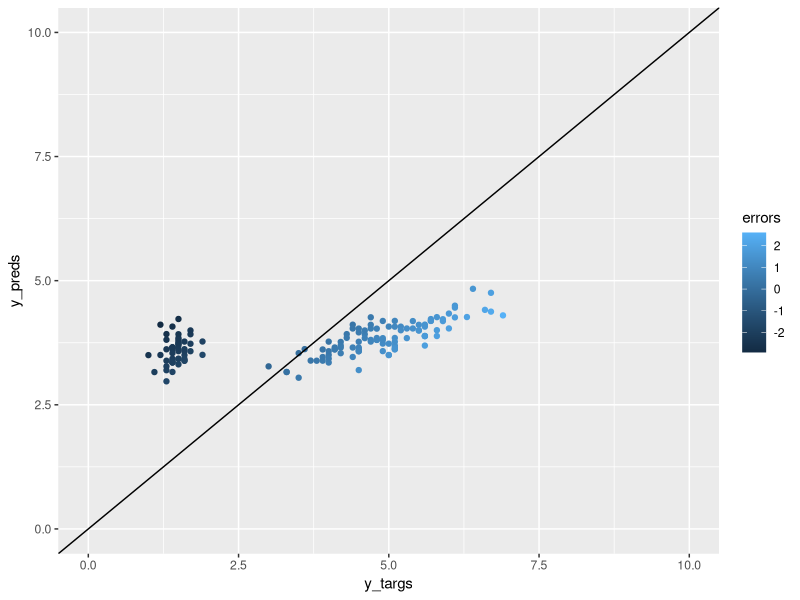

Write the R code that produced this figure.
library(magrittr)
library(ggplot2)
set.seed(2600)

mark_ii <- function(x, y, eta, reps=1) {
  
  # inicializa pesos randomicos de distribuicao normal
  w1 <- rnorm(n = (dim(x)[2]+1)) %>% as.matrix # numero de pesos = numero de colunas em x + bias
  
  w21 <- rnorm(2) %>% as.matrix 
  w22 <- rnorm(2) %>% as.matrix 
  w23 <- rnorm(2) %>% as.matrix 
  
  ypreds <- rep(0,dim(x)[1]) # inicializa predicoes em 0
  yerrors <- rep(0,dim(x)[1]) # inicializa predicoes em 0
  for (j in 1:reps){
    print(paste("This is training epoch:",j))
    print(paste("Current weights:",w1,w21,w21,w23))
    
    # Processa as observacoes em x de forma aleatoria
    for (i in sample(1:length(y),replace=F)) { 
      # predicao
      ypred1 <- sum(w1 %*% c(as.numeric(x[i, ]),1))  
      
      ypred21 <- sum(w21 %*% as.numeric(ypred1))
      ypred22 <- sum(w22 %*% as.numeric(ypred1))
      ypred23 <- sum(w23 %*% as.numeric(ypred1))
      
      out <- sum(ypred21,ypred22,ypred23)
      
      # update em w . Eta ja ajustado para 1/2*eta
      delta_w22 <- eta * (-1) * (y[i] - (ypred21 + ypred22 + ypred23)) * ypred1 #d/dw22(targ - out)^2
      delta_w21 <- eta * (-1) * (y[i] - (ypred21 + ypred22 + ypred23)) * ypred1 #d/dw21(targ - out)^2
      delta_w23 <- eta * (-1) * (y[i] - (ypred21 + ypred22 + ypred23)) * ypred1
      #d/dw1(targ - out)^2 = 2(y[i] - (ypred21 + ypred22)) (-1) (sum(w21*w1*x[i,]) + sum(w21*w1*x[i,]))'
      # d/dw1 (sum(w21*w1*x[i,]) + sum(w21*w1*x[i,])) =  (sum(w21*x[i,]) + sum(w21*x[i,]))
      delta_w1 <- eta * (y[i] - (ypred21 + ypred22 + ypred23)) * -1 * 
        (sum(w21 %*% c(as.numeric(x[i,]),1)) + sum(w22 %*% c(as.numeric(x[i,]),1)) +
           sum(w23 %*% c(as.numeric(x[i,]),1)))
      #nota: x[i,] sera multiplicado como matriz (dot product)
      w1 <- w1 - delta_w1
      w21 <- w21 - delta_w21
      w22 <- w22 - delta_w22
      w23 <- w23 - delta_w23
      
      ypreds[i] <- out # salva predicao21 atual
      yerrors[i] <- ypreds[i] - y[i]
    }
    print(paste("Mean squared error:", mean((yerrors)^2)))
  }
  return(ypreds)
}

train_df <- iris[, c(1, 2, 3)]   
names(train_df) <- c("s.len", "s.wid", "p.len")
head(train_df)
train_df[60:65,]

x_features <- train_df[, c(1, 2)]
y_target <- train_df[, 3]

# Convergencia boa
mark_ii_preds <- mark_ii(x = x_features,y = y_target,
                         eta=0.000001,reps = 40)

mark_ii_preds <- mark_ii(x = x_features,y = y_target,
                         eta=0.0000005,reps = 100)


acc_data <- data.frame(y_preds=mark_ii_preds,
                       y_targs=y_target)

acc_data$errors <- y_target - mark_ii_preds 
cor.test(acc_data$y_preds,acc_data$y_targs)

ggplot(acc_data,aes(y=y_preds,x=y_targs,color=errors))+
  geom_point()+xlim(0,10)+ylim(0,10)+
  geom_abline(slope = 1,intercept = 0)

